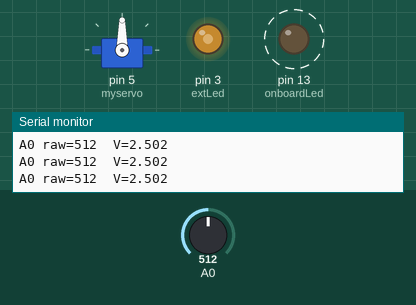
Simulated run of this sketch. Board: Arduino Uno, built with avr-gcc and run on an emulated ATmega328P. On the bench: servo, output pins drawn as LEDs (lit = HIGH), the last lines printed to the serial monitor. Dashed ring = blinking. The test bench sets the inputs (shaded band); at power-on: A0 = 512.

Above: at 9.62 s.
10.3 s: A0 set to 108
At 10.8 s:
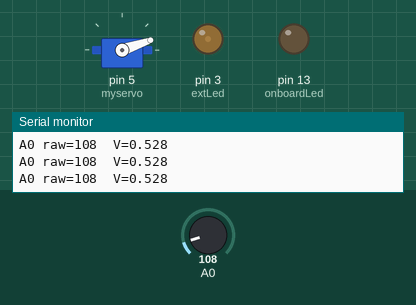
11.8 s: A0 set to 89
At 12.1 s:
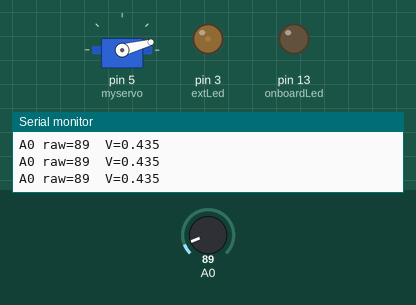
14.8 s: A0 set to 716
At 15.04 s:
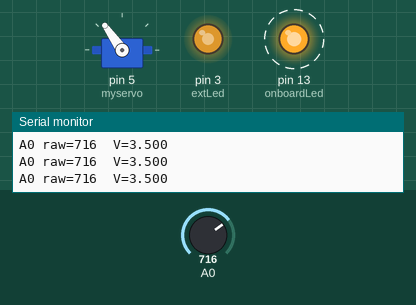
17.8 s: A0 set to 900
At 19.19 s:
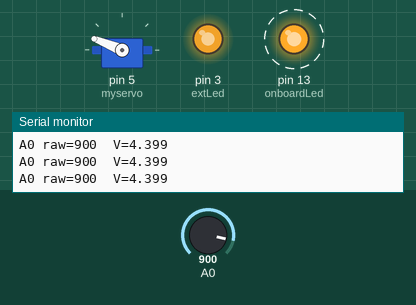
20.8 s: A0 set to 993
At 21.68 s:
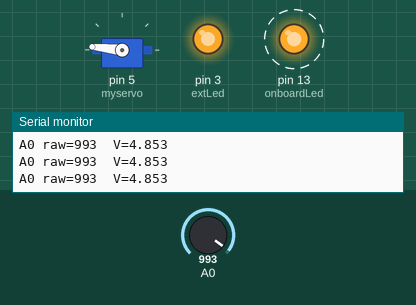
23.8 s: A0 set to 1018
At 24.15 s:
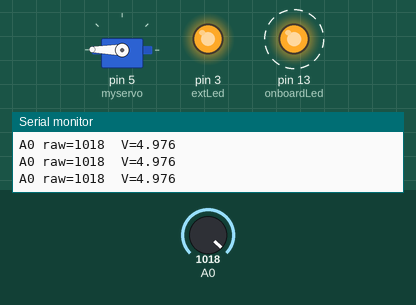
Timing chart, 0 to 27.8 s (numbered marks = the images above; inputs shaded):
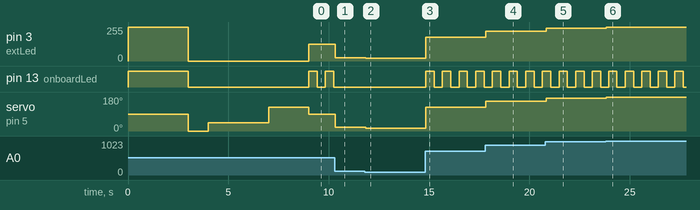

Measured:
- after the input at 10.3 s, pin 3 (extLed): 127/255 → 26/255 at once; pin 13 (onboardLed): stays LOW (without the input it goes to HIGH after 0.36 s); servo on pin 5 (myservo): 90° → 19° at once
- after the input at 11.8 s, pin 3 (extLed): 26/255 → 22/255 at once; servo on pin 5 (myservo): 19° → 15° at once
- after the input at 14.8 s, pin 3 (extLed): 22/255 → 178/255 at once; pin 13 (onboardLed): alternates HIGH for 0.41 s and LOW for 0.41 s, starting at once; servo on pin 5 (myservo): 15° → 125° at once
- after the input at 17.8 s, pin 3 (extLed): 178/255 → 224/255 at once; servo on pin 5 (myservo): 125° → 158° at once
- after the input at 20.8 s, pin 3 (extLed): 224/255 → 247/255 at once; servo on pin 5 (myservo): 158° → 174° at once
- after the input at 23.8 s, pin 3 (extLed): 247/255 → 253/255 at once; servo on pin 5 (myservo): 174° → 179° at once

The sketch:

servo_control.ino
```cpp
#include <Servo.h>


const int onboardLed = 13;
const int extLed = 3;
unsigned long past = 0;

Servo myservo;

bool blinkstate = false;


void setup() {
  Serial.begin(9600);

  pinMode(onboardLed, OUTPUT);
  pinMode(extLed, OUTPUT);


  myservo.attach(5);

  digitalWrite(onboardLed, HIGH);
  analogWrite(extLed, 255);

  Serial.println("Startup: LEDs ON (3s)");
  delay(3000);

  digitalWrite(onboardLed, LOW);
  analogWrite(extLed, 0);
  Serial.println("Startup: LEDs OFF, starting servo sequence");


  myservo.write(0);
  Serial.println("Servo ---> 0");
  delay(1000);

  myservo.write(45);
  Serial.println("Servo ---> 45 (Waiting 3s)");
  delay(3000);

  myservo.write(125);
  Serial.println("Servo ---> 125 (2s)");
  delay(2000);

  Serial.println("Entering Main Sequence");
}

void loop() {
  int raw = analogRead(A0);
  float voltage = raw * (5.0/1023.0);
  Serial.print("A0 raw=");
  Serial.print(raw);
  Serial.print("  V=");
  Serial.println(voltage, 3);

  if(voltage>2.5){
    unsigned long now = millis();

    if(now-past >= 400){
      past = now;
      blinkstate=!blinkstate;
      digitalWrite(onboardLed, blinkstate ? HIGH : LOW);
    }
  }else if (voltage <= 2.5 && voltage >= 2.0){
    digitalWrite(onboardLed,LOW);
  } else if (voltage >=1.0 && voltage < 2.0){
    digitalWrite(onboardLed, HIGH);
  } else{
    digitalWrite(onboardLed, LOW);
  }

  if (raw <= 2) {
    analogWrite(extLed, 0);
    myservo.write(0);
  } else if (raw>=1021){
    analogWrite(extLed, 255);
    myservo.write(180);
  } else{
    int pwm = map(raw, 0, 1023, 0, 255);
    int angle = map(raw, 0, 1023, 0, 180);


    analogWrite(extLed,pwm);
    myservo.write(angle);
  }
}
```
